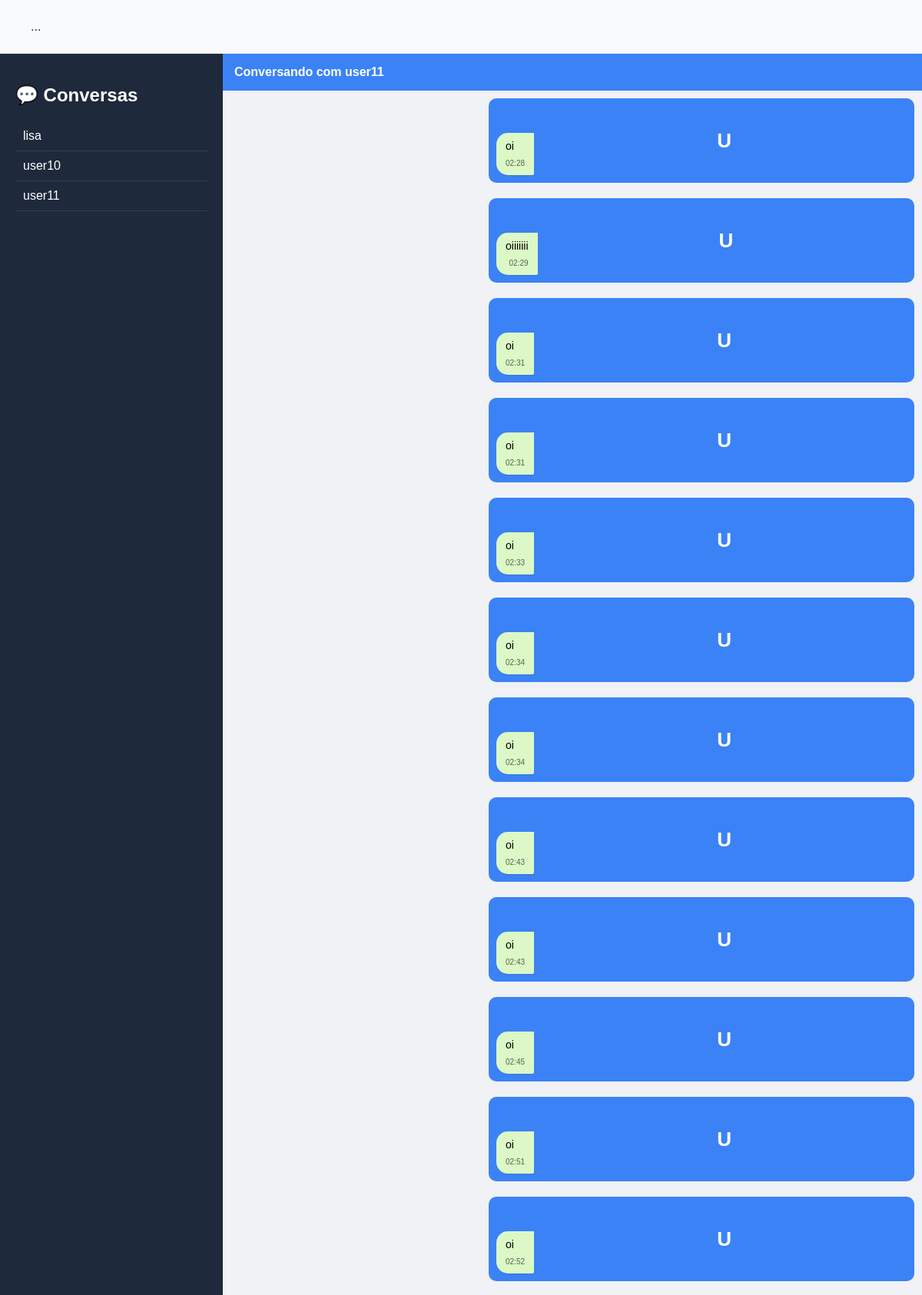
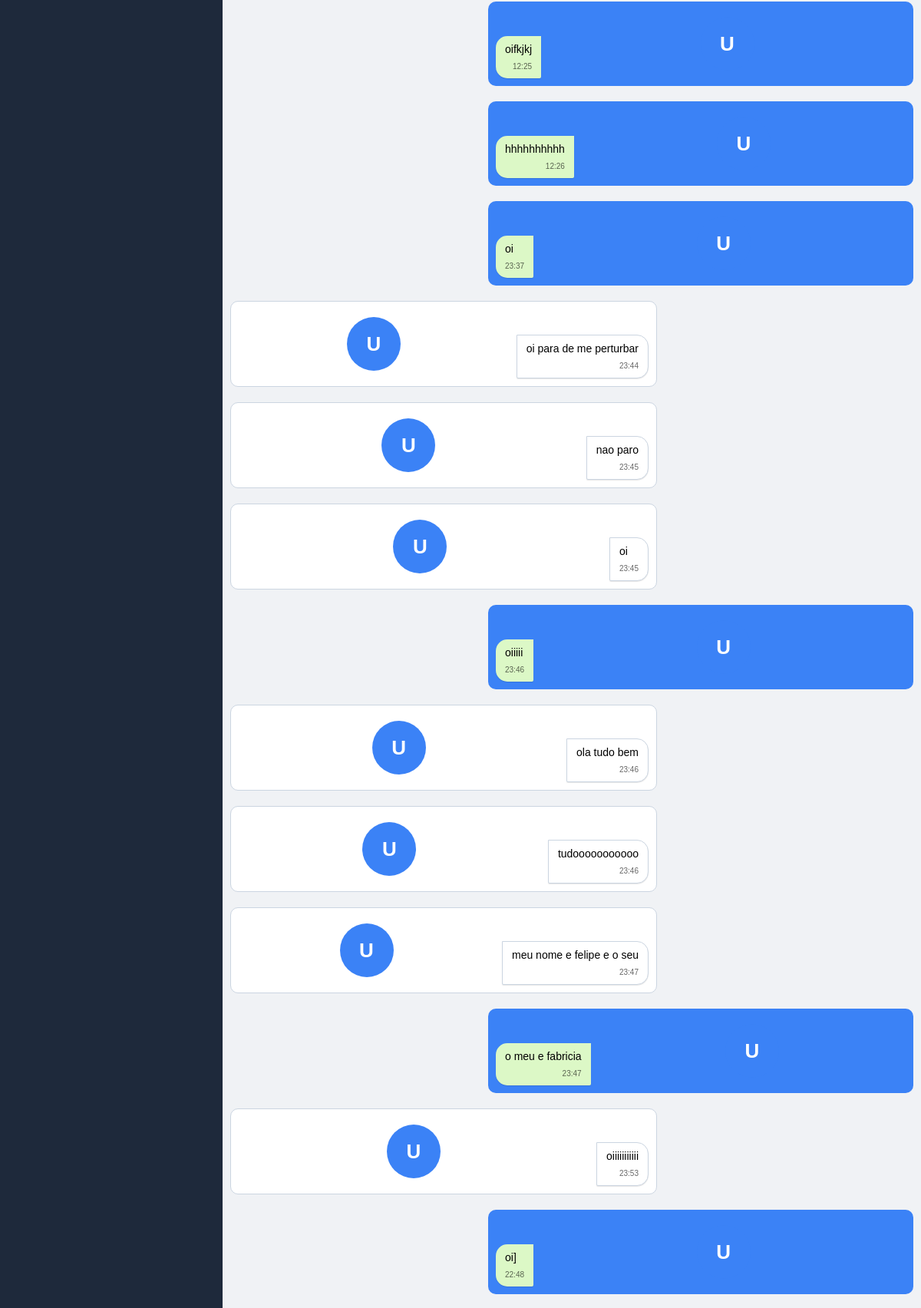
The app's page /chat/23/ (signed in, upper part) with its own data (2 pictures, top to bottom).
### usuarios/models.py (models this page shows, shortened)
class Usuario(models.Model):
    username = models.CharField(max_length=100)
    password = models.CharField(max_length=100)
    idioma_nativo = models.CharField(max_length=50)
    idioma_aprendizado = models.CharField(max_length=50)
    interesses = models.CharField(max_length=200)
    foto = models.ImageField(upload_to='fotos/', blank=True, null=True)

class Mensagem(models.Model):
    remetente = models.ForeignKey(Usuario, on_delete=models.CASCADE, related_name='mensagens_enviadas')
    destinatario = models.ForeignKey(Usuario, on_delete=models.CASCADE, related_name='mensagens_recebidas')
    texto = models.TextField()
    criado_em = models.DateTimeField(auto_now_add=True)
    status = models.CharField(max_length=20, default='enviada')
    status = models.CharField(
    max_length=20,
    default='enviada'
)

### usuarios/views.py (the view)
# urls.py: path('chat/', views.chat, name='chat'),
def chat(request, user_id):
    usuario_logado = request.session.get('usuario_nome')
    if not usuario_logado:
        return redirect('home')
    de_usuario = Usuario.objects.filter(username=usuario_logado).first()
    para_usuario = Usuario.objects.get(id=user_id)
    mensagens = Mensagem.objects.filter(
        remetente__in=[de_usuario, para_usuario],
        destinatario__in=[de_usuario, para_usuario]
    ).order_by('criado_em')
    conversas = Mensagem.objects.filter(
        remetente=de_usuario
    ).values_list('destinatario', flat=True)
    conversas_recebidas = Mensagem.objects.filter(
        destinatario=de_usuario
    ).values_list('remetente', flat=True)
    usuarios_ids = set(list(conversas) + list(conversas_recebidas))
    usuarios_conversas = Usuario.objects.filter(id__in=usuarios_ids)
    return render(request, 'usuarios/chat.html', {
        'mensagens': mensagens,
        'destinatario': para_usuario,
        'usuarios_conversas': usuarios_conversas
    })

### usuarios/templates/usuarios/chat.html (shortened to what this page needs)
{% load static %}
<!DOCTYPE html>
<html>
<head>
    <link rel="stylesheet" href="{% static 'usuarios/style.css' %}">
</head>
<div class="navbar">
    ...
</div>
<div class="container">
    <div class="sidebar">
        <h2>💬 Conversas</h2>
        {% for u in usuarios_conversas %}
            <a href="/chat/{{ u.id }}/" style="color:white;text-decoration:none;">
                <div class="user">{{ u.username }}</div>
            </a>
        {% endfor %}
    </div>
    <div class="chat-area">
        <div class="chat-header">
            Conversando com {{ destinatario.username }}
        </div>
        <div class="chat-box" id="chat-box">
    {% for msg in mensagens %}
        <div class="message {% if msg.remetente.username == request.session.usuario_nome %}me{% else %}other{% endif %}">
            <div class="avatar">
                {{ msg.remetente.username|first|upper }}
            </div>
            <div class="bubble">
                {{ msg.texto }}
                <div class="time">
                    {{ msg.criado_em|date:"H:i" }}
                </div>
            </div>
        </div>
    {% endfor %}
</div>
</div>
</body>
</html>

### usuarios/static/usuarios/style.css (style rules this page uses)
.avatar { width: 70px; height: 70px; border-radius: 50%; background: #3b82f6; color: white; display: flex; align-items: center; justify-content: center; font-size: 26px; font-weight: bold; margin: 10px auto; }
.container { display: flex; height: 100vh; }
.sidebar { width: 250px; background: #1e293b; color: white; padding: 20px; }
.user { padding: 10px; border-bottom: 1px solid #334155; cursor: pointer; }
.chat-area { flex: 1; display: flex; flex-direction: column; }
.chat-header { background: #3b82f6; color: white; padding: 15px; font-weight: bold; }
.chat-box { flex: 1; padding: 20px; overflow-y: auto; display: flex; flex-direction: column; gap: 10px; background: #f1f5f9; }
.message { display: flex; align-items: flex-end; gap: 10px; max-width: 70%; }
.me { align-self: flex-end; flex-direction: row-reverse; }
.other { align-self: flex-start; }
.bubble { padding: 10px 15px; border-radius: 15px; }
.me .bubble { background: #3b82f6; color: white; border-bottom-right-radius: 2px; }
.other .bubble { background: white; border: 1px solid #cbd5e1; border-bottom-left-radius: 2px; }
.time { font-size: 10px; margin-top: 5px; opacity: 0.6; }
.chat-header { background: #3b82f6; color: white; padding: 12px 20px; display: flex; align-items: center; }
.navbar { width: 100%; height: 70px; background: #f8fafc; display: flex; justify-content: space-between; align-items: center; padding: 0 40px; box-sizing: border-box; border-bottom: 1px solid #e5e7eb; }
.message { display: flex; width: 100%; margin-bottom: 10px; }
.message.me { justify-content: flex-end; }
.message.other { justify-content: flex-start; }
.bubble { padding: 8px 12px; border-radius: 18px; max-width: 60%; word-wrap: break-word; position: relative; font-size: 14px; line-height: 1.4; }
.me .bubble { background-color: #007bff; color: white; border-bottom-right-radius: 2px; }
.other .bubble { background-color: #e9e9eb; color: black; border-bottom-left-radius: 2px; }
#chat-box { display: flex; flex-direction: column; padding: 10px; height: 400px; overflow-y: auto; background: #f0f2f5; }
.message { display: flex; width: 100%; margin-bottom: 8px; }
.bubble { padding: 8px 12px; border-radius: 15px; max-width: 65%; word-wrap: break-word; font-size: 14px; position: relative; box-shadow: 0 1px 1px rgba(0,0,0,0.1); }
.me .bubble { background-color: #dcf8c6; color: #000; border-top-right-radius: 0; }
.other .bubble { background-color: #fff; color: #000; border-top-left-radius: 0; }

### usuarios/templates/usuarios/chat.html (style rules this page uses)
.container { display: flex; height: 100vh; }
.sidebar { width: 250px; background: #1e293b; color: white; padding: 20px; }
.user { padding: 10px; border-bottom: 1px solid #334155; cursor: pointer; }
.chat-area { flex: 1; display: flex; flex-direction: column; }
.chat-header { background: #3b82f6; color: white; padding: 15px; }
.chat-box { flex: 1; padding: 20px; overflow-y: auto; display: flex; flex-direction: column; }
.message { max-width: 60%; padding: 10px; margin-bottom: 10px; border-radius: 10px; }
.me { background: #3b82f6; color: white; align-self: flex-end; }
.other { background: white; border: 1px solid #cbd5e1; align-self: flex-start; }
.time { font-size: 10px; opacity: 0.6; text-align: right; }

### records on screen
Usuario: username "lisa"
Usuario: username "user10"
Usuario: username "user11"
Mensagem: remetente.username|first "U", texto "oi", criado_em "02:28"
Mensagem: remetente.username|first "U", texto "oiiiiiii", criado_em "02:29"
Mensagem: remetente.username|first "U", texto "oi", criado_em "02:31"
Mensagem: remetente.username|first "U", texto "oi", criado_em "02:31"
Mensagem: remetente.username|first "U", texto "oi", criado_em "02:33"
Mensagem: remetente.username|first "U", texto "oi", criado_em "02:34"
Mensagem: remetente.username|first "U", texto "oi", criado_em "02:34"
Mensagem: remetente.username|first "U", texto "oi", criado_em "02:43"
Mensagem: remetente.username|first "U", texto "oi", criado_em "02:43"
Mensagem: remetente.username|first "U", texto "oi", criado_em "02:45"
Mensagem: remetente.username|first "U", texto "oi", criado_em "02:51"
Mensagem: remetente.username|first "U", texto "oi", criado_em "02:52"
Mensagem: remetente.username|first "U", texto "oifkjkj", criado_em "12:25"
Mensagem: remetente.username|first "U", texto "hhhhhhhhhh", criado_em "12:26"
Mensagem: remetente.username|first "U", texto "oi", criado_em "23:37"
Mensagem: remetente.username|first "U", texto "oi para de me perturbar", criado_em "23:44"
Mensagem: remetente.username|first "U", texto "nao paro", criado_em "23:45"
Mensagem: remetente.username|first "U", texto "oi", criado_em "23:45"
Mensagem: remetente.username|first "U", texto "oiiiii", criado_em "23:46"
Mensagem: remetente.username|first "U", texto "ola tudo bem", criado_em "23:46"
Mensagem: remetente.username|first "U", texto "tudooooooooooo", criado_em "23:46"
Mensagem: remetente.username|first "U", texto "meu nome e felipe e o seu", criado_em "23:47"
Mensagem: remetente.username|first "U", texto "o meu e fabricia", criado_em "23:47"
Mensagem: remetente.username|first "U", texto "oiiiiiiiiiii", criado_em "23:53"
Mensagem: remetente.username|first "U", texto "oi]", criado_em "22:48"
